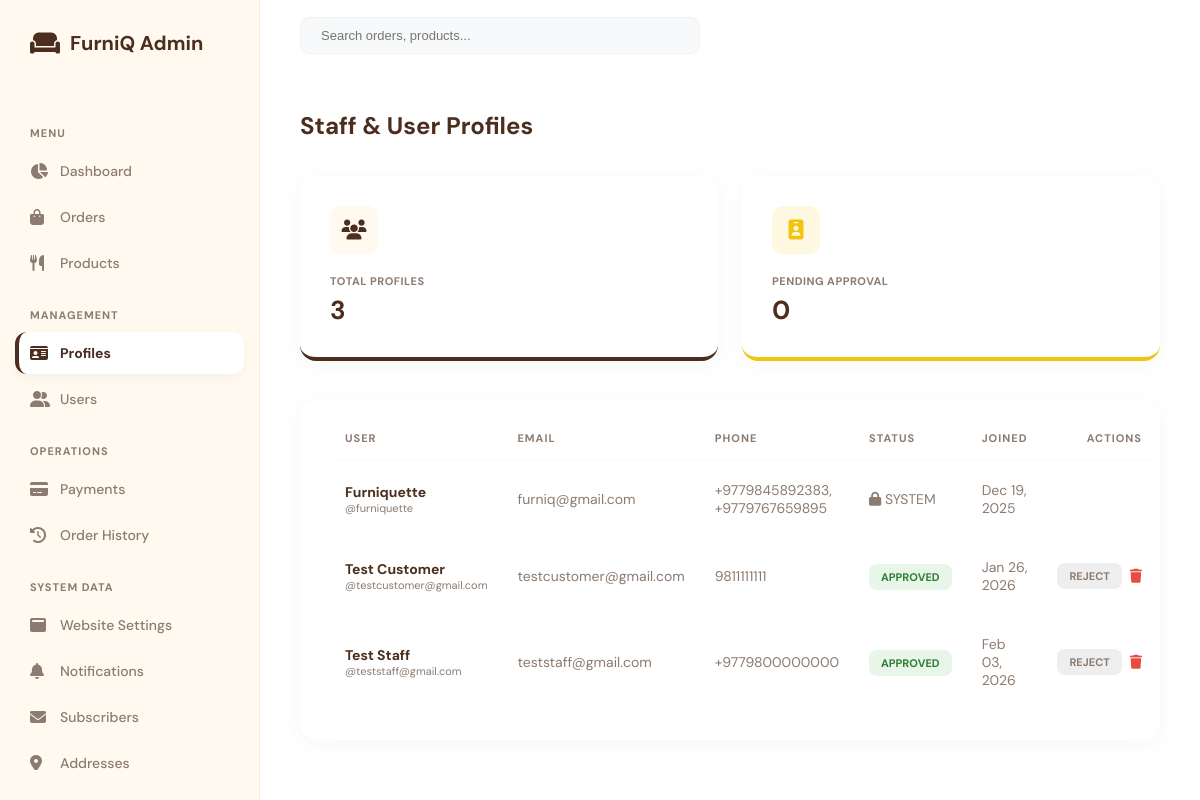
Before: /admin-custom/profiles/ (signed in) with the older database file.
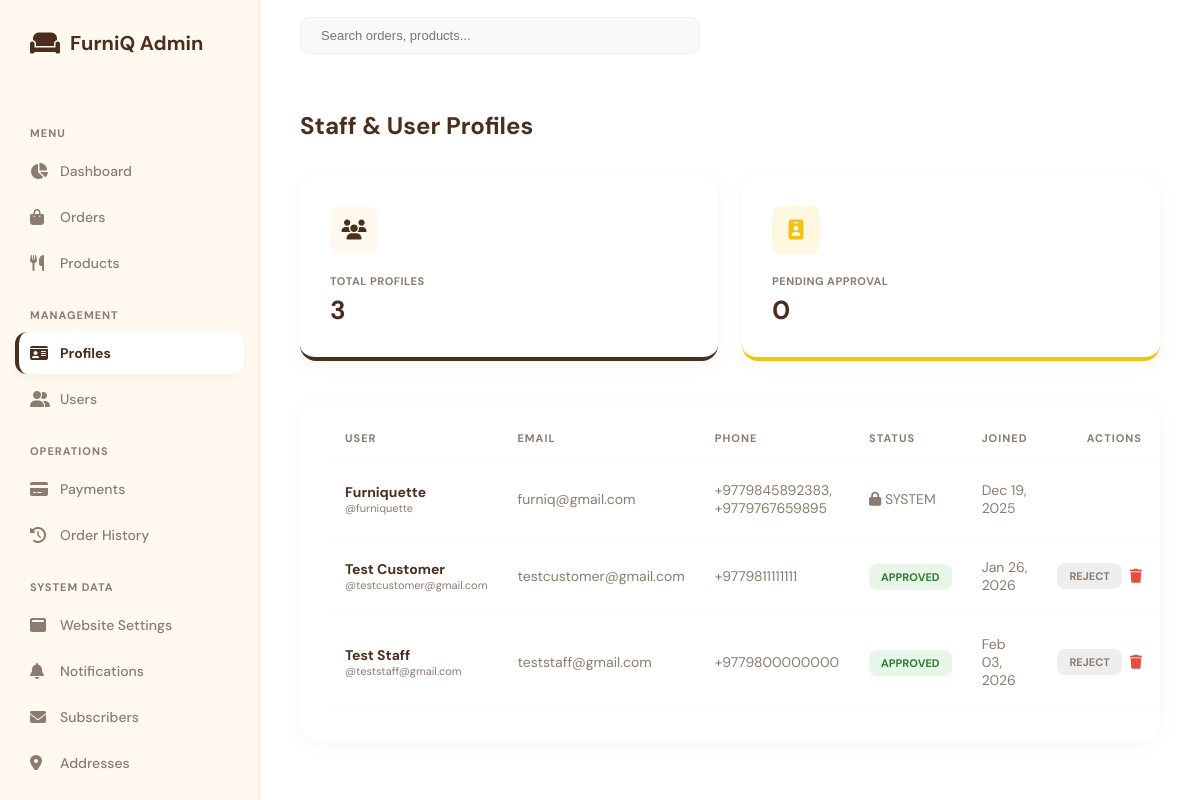
After: the same page with the newer database file.
### inventory/models.py (models this page shows, shortened)
class Profile(models.Model):
    user = models.OneToOneField(User, on_delete=models.CASCADE)
    phone_number = models.CharField(max_length=15, unique=True)
    is_approved = models.BooleanField(default=False) # For staff approval

### custom_admin/views.py (the view)
# urls.py: path('profiles/', views.ProfileListView.as_view(), name='profiles-list'),
class ProfileListView(AdminMixin, ListView):
    model = Profile
    template_name = 'custom_admin/profiles.html'
    context_object_name = 'profiles'
    def get_context_data(self, **kwargs):
        ctx = super().get_context_data(**kwargs)
        ctx['total_profiles'] = Profile.objects.count()
        ctx['pending_approval'] = Profile.objects.filter(is_approved=False).count()
        return ctx

### custom_admin/context_processors.py (called while the page is built)
def admin_context(request):
    context = {}
    if request.user.is_authenticated and request.user.is_staff:
        if request.user.is_superuser:
            pending_staff = Profile.objects.filter(
                is_approved=False,
                user__is_staff=True
            ).count()
            context['pending_staff'] = pending_staff
    return context

### custom_admin/views.py (called while the page is built)
    def test_func(self):
        u = self.request.user
        return u.is_authenticated and u.username == 'furniquette'

    def get_context_data(self, **kwargs):
        ctx = super().get_context_data(**kwargs)
        ctx['unread_count'] = Notification.objects.filter(is_read=False).count()
        return ctx

### custom_admin/templates/custom_admin/profiles.html (shortened to what this page needs)
{% extends 'custom_admin/base_admin_custom.html' %}
{% block content %}
<div style="display: flex; justify-content: space-between; align-items: center; margin-bottom: 35px;">
    <h2 style="font-size: 24px; font-weight: 700;">Staff & User Profiles</h2>
</div>
<div class="stats-grid">
    <div class="stat-card" style="border-bottom-color: var(--accent-primary);">
        <div class="stat-icon" style="background: #fff9f0; color: var(--accent-primary);"><i class="fas fa-users"></i></div>
        <div class="label">Total Profiles</div>
        <div class="value">{{ total_profiles }}</div>
    </div>
    <div class="stat-card" style="border-bottom-color: var(--warning);">
        <div class="stat-icon" style="background: #fff8e1; color: var(--warning);"><i class="fas fa-id-badge"></i></div>
        <div class="label">Pending Approval</div>
        <div class="value">{{ pending_approval }}</div>
    </div>
</div>
<div class="data-container">
    <table>
        <thead>
            <tr>
                <th>USER</th>
                <th>EMAIL</th>
                <th>PHONE</th>
                <th>STATUS</th>
                <th>JOINED</th>
                <th style="text-align: right;">ACTIONS</th>
            </tr>
        </thead>
        <tbody>
            {% for profile in profiles %}
            <tr>
                <td>
                    <div style="font-weight: 700;">{{ profile.user.get_full_name|default:profile.user.username }}</div>
                    <div style="font-size: 11px; color: var(--text-muted);">@{{ profile.user.username }}</div>
                </td>
                <td style="color: var(--text-muted);">{{ profile.user.email }}</td>
                <td style="color: var(--text-muted);">{{ profile.phone_number|default:"N/A" }}</td>
                <td>
                    {% if profile.user.username == 'furniquette' %}
                        <span style="color: var(--text-muted); font-size: 14px;"><i class="fas fa-lock"></i> SYSTEM</span>
                    {% elif profile.is_approved %}
                        <span class="badge" style="background: #e8f5e9; color: #2e7d32;">APPROVED</span>
                    {% else %}
                        <span class="badge" style="background: #fff8e1; color: #f57f17;">PENDING</span>
                    {% endif %}
                </td>
                <td style="color: var(--text-muted);">{{ profile.user.date_joined|date:"M d, Y" }}</td>
                <td style="text-align: right;">
                    {% if profile.user.username != 'furniquette' %}
                    <div style="display: flex; gap: 8px; justify-content: flex-end; align-items: center;">
                        {% if not profile.is_approved %}
                            <a href="{% url 'admin-custom:profiles-approve' profile.pk %}" class="badge" style="background: var(--success); color: white; text-decoration: none;">APPROVE</a>
                        {% else %}
                            <a href="{% url 'admin-custom:profiles-reject' profile.pk %}" class="badge" style="background: #eee; color: var(--text-muted); text-decoration: none;">REJECT</a>
                        {% endif %}
                        <a href="{% url 'admin-custom:profiles-delete' profile.pk %}" style="color: #e74c3c;"><i class="fas fa-trash"></i></a>
                    </div>
                    {% endif %}
                </td>
            </tr>
            {% endfor %}
        </tbody>
    </table>
</div>
{% endblock %}

Changed rows visible on the page:
changed Profile "Test Customer": phone_number "9811111111" → "+9779811111111"
